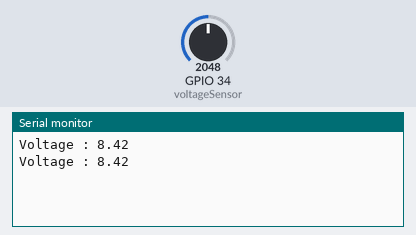
Bench run of a sketch on a simulated ESP32. On the bench: the last lines printed to the serial monitor. The inputs (shaded band) are chosen by the test bench; at power-on: GPIO 34 (voltageSensor) = 2048.

Above: at 1.9 s.
2.0 s: GPIO 34 (voltageSensor) set to 2866
At 2.8 s:
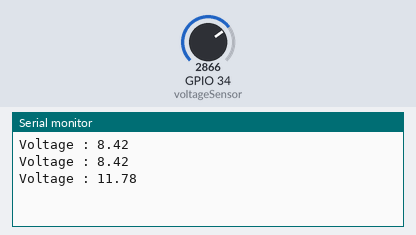
3.5 s: GPIO 34 (voltageSensor) set to 3603
At 5.3 s:
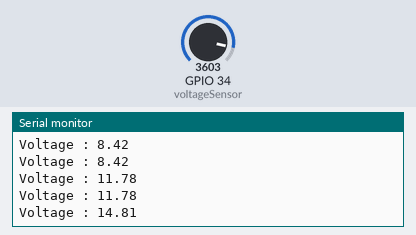
Timing chart, 0 to 6.8 s (numbered marks = the images above; inputs shaded):
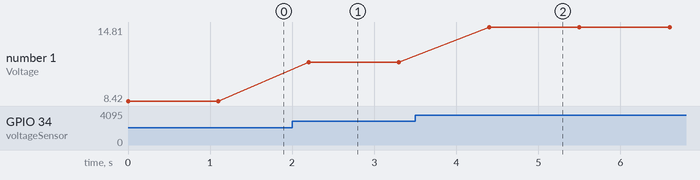

Measured:
- after the input at 2.0 s, the serial monitor: prints a new line after 0.20 s (image 1)
- after the input at 3.5 s, the serial monitor: prints a new line after 0.90 s (image 2)
- plotted number 1: 8.42 → 11.78 after the input at 2.0 s, 11.78 → 14.81 after the input at 3.5 s

The sketch:

Gunes_Paneli_Voltaj_Olcme_Kodlari.ino
```cpp
const int voltageSensor = 34;
float vOUT = 0.0;
float vIN = 0.0;
float R1 = 30000.0;
float R2 = 7500.0;
int value = 0;

//float Watt;

void setup() {
  // put your setup code here, to run once:
  Serial.begin(9600);
}
void loop() {
  // put your main code here, to run repeatedly:
 // int adc = analogRead(A2);
  //float voltage = adc * 5 / 1023.0;
  //float current = (voltage - 2.5) / 0.066;
  //if (current < 0.12) {
 //   current = 0;
 // }
  //lcd.setCursor(0, 0);
  //lcd.print("Akım :");
  //lcd.print(current);
  //lcd.print("A ");
  //Serial.print("Current : ");
  //Serial.println(current);
  //delay(100);

  value = analogRead(voltageSensor);
  vOUT = (value * 5.0) / 6080.0;
  vIN = vOUT / (R2 / (R1 + R2));


  Serial.print("Voltage : ");
  Serial.println(vIN);
   delay(1100);


//Watt=(vIN*current);

//lcd.setCursor(0, 0);
  //lcd.print("Watt :");
  //lcd.print(Watt);
  //lcd.print("W ");
 // Serial.print("Watt : ");
  //Serial.println(Watt);
  //delay(2500);

}
```
